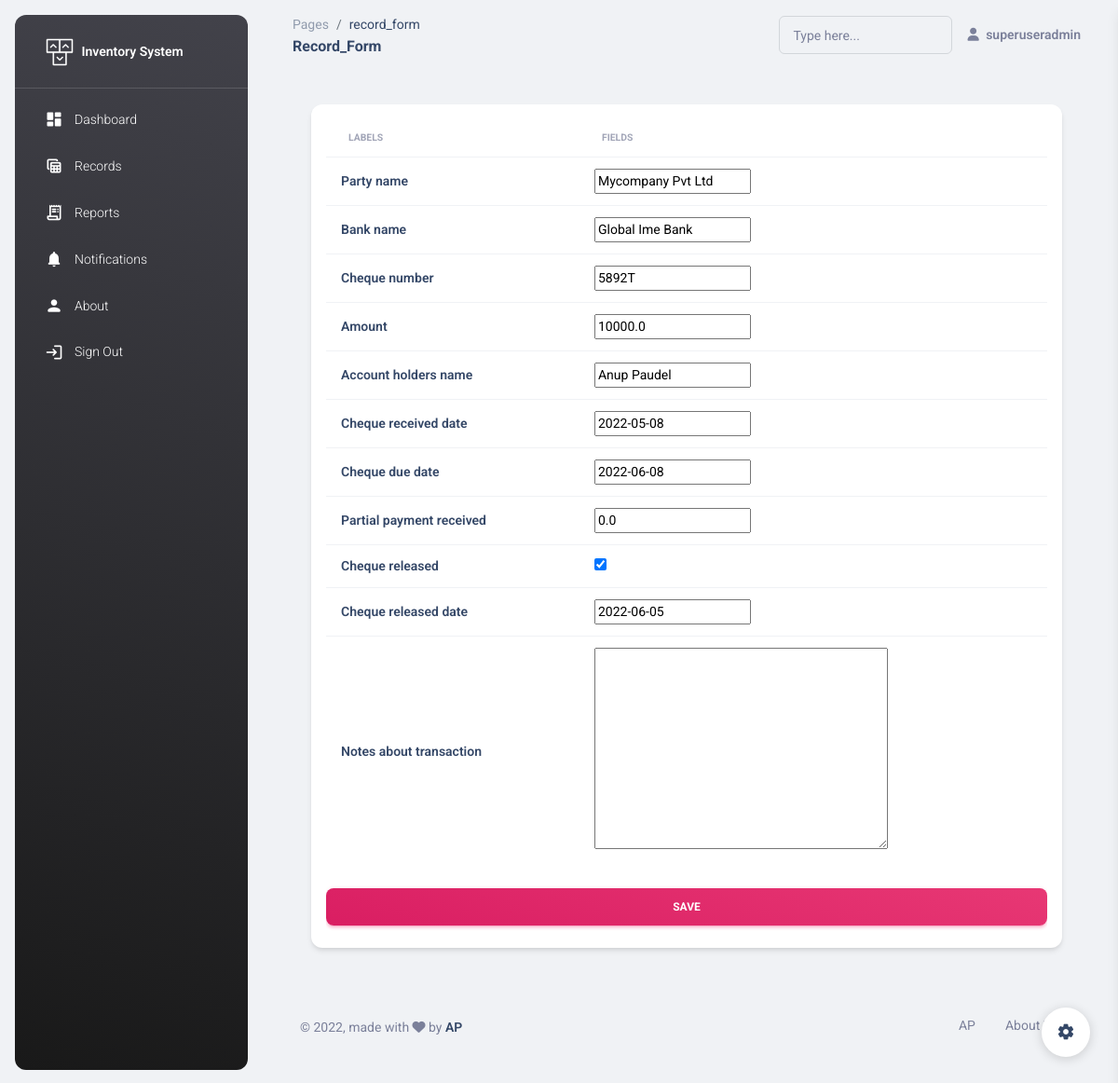
Screenshot of /updaterecord/4/ (signed in) with the database file from the repository.
### main/models.py (models this page shows, shortened)
class chequeInfo(models.Model):
    party_name = models.CharField(max_length=80,null=True, blank=True)
    bank_name = models.CharField(max_length=50, null=True, blank=True)
    cheque_number = models.CharField(max_length=15, null=True, blank=True)
    amount = models.FloatField(null=True, blank=True)
    account_holders_name = models.CharField(max_length=50, null=True, blank=True)
    cheque_received_date = models.DateField()
    cheque_due_date = models.DateField()
    partial_payment_received = models.FloatField(default=0.0)
    cheque_released = models.BooleanField(default=False)
    cheque_released_date = models.DateField(null=True, blank=True)
    notes_about_transaction = models.TextField(null=True, blank=True)

### main/views.py (the view)
# urls.py: path('updaterecord/<str:pk>/', views.updaterecord, name='updaterecord'),
@login_required(login_url='signin')
def updaterecord(request, pk):
    record = chequeInfo.objects.get(id=pk)
    form = chequeInfoForm(instance=record)
    if request.method=="POST":
        form = chequeInfoForm(request.POST, instance=record)
        if form.is_valid():
            form.save()
            return redirect('records')
    context={
        'form':form,
    }
    return render(request,"main/record_form.html", context)

### main/form.py
class chequeInfoForm(ModelForm):
    class Meta:
        model = chequeInfo
        fields = "__all__"

### main/templates/main/record_form.html (shortened to what this page needs)
{% extends 'main/base.html' %}
{% load static %}
    {% block pagename %}
    record_form
    {% endblock pagename %}
    {% block page %}
    Record_Form
    {% endblock page %}
    {% block content %}
    <br> <br> <br>
    <div class="container-fluid py-4">
      <div class="row">
        <div class="container-fluid px-2 px-md-4">
          <div class="card card-body mx-3 mx-md-4 mt-n6">
                <form method="POST" action="" role="form" class="text-start">
                  <div class="table-responsive p-0">
                    <table class="table align-items-center mb-0">
                      <thead>
                        <tr>
                          <th class="text-uppercase text-secondary text-xxs font-weight-bolder opacity-7">Labels</th>
                          <th class="text-uppercase text-secondary text-xxs font-weight-bolder opacity-7">Fields</th>
                        </tr>
                      </thead>
                      <tbody>
                        {% for field in form %}
                      <tr>
                        <td>
                          <div class="d-flex px-2 py-1">
                            <div class="d-flex flex-column justify-content-center">
                              <h6 class="mb-0 text-sm">{{field.label}}</h6>
                            </div>
                          </div>
                        </td>
                        <td>
                          <div class="d-flex px-2 py-1">
                            <div class="d-flex flex-column justify-content-center">
                              <h6 class="mb-0 text-sm">{{field}}</h6>
                            </div>
                          </div>
                        </td>
                      </tr>
                      {% endfor %}
                    </tbody>
                  </table>
                  <div class="text-center">
                    <button type="submit"  class="btn bg-gradient-primary w-100 my-4 mb-2">Save</button>
                  </div>
                </div>
                </form>
          </div>
        </div>
      </div>
    </div>
    {% endblock content %}

### main/templates/main/base.html (shortened to what this page needs)
{% load static %}
<!DOCTYPE html>
<html lang="en">
<head>
  <link href="{% static 'css/nucleo-icons.css' %}" rel="stylesheet" />
  <link href="{% static 'css/nucleo-svg.css' %}" rel="stylesheet" />
  <link id="pagestyle" href="{% static 'css/material-dashboard.css' %}" rel="stylesheet" />
</head>
<body class="g-sidenav-show  bg-gray-200">
  <aside class="sidenav navbar navbar-vertical navbar-expand-xs border-0 border-radius-xl my-3 fixed-start ms-3   bg-gradient-dark" id="sidenav-main">
    <div class="sidenav-header">
      <a class="navbar-brand m-0" href=" {% url 'dashboard'%} " target="_blank">
        <img src="{% static 'img/logo-ct.png' %}" class="navbar-brand-img h-100" alt="main_logo' %}">
        <span class="ms-1 font-weight-bold text-white">Inventory System</span>
      </a>
    </div>
    <hr class="horizontal light mt-0 mb-2">
    <div class="collapse navbar-collapse  w-auto " id="sidenav-collapse-main">
      <ul class="navbar-nav">
        <li class="nav-item">
          <a class="nav-link text-white {% block dlink %}{% endblock dlink%} " href="{% url 'dashboard'%}">
            <div class="text-white text-center me-2 d-flex align-items-center justify-content-center">
              <i class="material-icons opacity-10">dashboard</i>
            </div>
            <span class="nav-link-text ms-1">Dashboard</span>
          </a>
        </li>
        <li class="nav-item">
          <a class="nav-link text-white {% block rlink %}{% endblock rlink%} " href="{% url 'records' %}">
            <div class="text-white text-center me-2 d-flex align-items-center justify-content-center">
              <i class="material-icons opacity-10">table_view</i>
            </div>
            <span class="nav-link-text ms-1">Records</span>
          </a>
        </li>
        <li class="nav-item">
          <a class="nav-link text-white {% block replink %}{% endblock replink%}" href="{% url 'reports'%}">
            <div class="text-white text-center me-2 d-flex align-items-center justify-content-center">
              <i class="material-icons opacity-10">receipt_long</i>
            </div>
            <span class="nav-link-text ms-1">Reports</span>
          </a>
        </li>
        <li class="nav-item">
          <a class="nav-link text-white {% block nlink %}{% endblock nlink%}" href="{% url 'notifications'%}">
            <div class="text-white text-center me-2 d-flex align-items-center justify-content-center">
              <i class="material-icons opacity-10">notifications</i>
            </div>
            <span class="nav-link-text ms-1">Notifications</span>
          </a>
        </li>
        <li class="nav-item">
          <a class="nav-link text-white {% block alink %}{% endblock alink%}" href="{% url 'about'%}">
            <div class="text-white text-center me-2 d-flex align-items-center justify-content-center">
              <i class="material-icons opacity-10">person</i>
            </div>
            <span class="nav-link-text ms-1">About</span>
          </a>
        </li>
        <li class="nav-item">
          <a class="nav-link text-white " href="{% url 'signout'%}">
            <div class="text-white text-center me-2 d-flex align-items-center justify-content-center">
              <i class="material-icons opacity-10">login</i>
            </div>
            <span class="nav-link-text ms-1">Sign Out</span>
          </a>
        </li>
      </ul>
    </div>
  </aside>
  <main class="main-content position-relative max-height-vh-100 h-100 border-radius-lg ">
    <nav class="navbar navbar-main navbar-expand-lg px-0 mx-4 shadow-none border-radius-xl" id="navbarBlur" navbar-scroll="true">
      <div class="container-fluid py-1 px-3">
        <nav aria-label="breadcrumb">
          <ol class="breadcrumb bg-transparent mb-0 pb-0 pt-1 px-0 me-sm-6 me-5">
            <li class="breadcrumb-item text-sm"><a class="opacity-5 text-dark" href="javascript:;">Pages</a></li>
            <li class="breadcrumb-item text-sm text-dark active" aria-current="page">
              {% block pagename %}
              {% endblock pagename %}
            </li>
          </ol>
          <h6 class="font-weight-bolder mb-0">
            {% block page %}
            {% endblock page %}
          </h6>
        </nav>
        <div class="collapse navbar-collapse mt-sm-0 mt-2 me-md-0 me-sm-4" id="navbar">
          <div class="ms-md-auto pe-md-3 d-flex align-items-center">
            <div class="input-group input-group-outline">
              <label class="form-label">Type here...</label>
              <input type="text" class="form-control">
            </div>
          </div>
          <ul class="navbar-nav  justify-content-end">
            <li class="nav-item d-flex align-items-center">
              <a href="javascript:;" class="nav-link text-body font-weight-bold px-0">
                <i class="fa fa-user me-sm-1"></i>
                <span class="d-sm-inline d-none">{{request.user}}</span>
              </a>
            </li>
              </ul>
        </div>
      </div>
    </nav>
      {% block content %}
      {% endblock content %}
    <div class="container-fluid py-4">
      <footer class="footer py-4  ">
        <div class="container-fluid">
          <div class="row align-items-center justify-content-lg-between">
            <div class="col-lg-6 mb-lg-0 mb-4">
              <div class="copyright text-center text-sm text-muted text-lg-start">
                © ,
                made with <i class="fa fa-heart"></i> by
                <a href="https://www.github.com/iamanuppaudel" class="font-weight-bold" target="_blank">AP</a>
              </div>
            </div>
            <div class="col-lg-6">
              <ul class="nav nav-footer justify-content-center justify-content-lg-end">
                <li class="nav-item">
                  <a href="https://www.github.com/iamanuppaudel" class="nav-link text-muted" target="_blank">AP</a>
                </li>
                <li class="nav-item">
                  <a href="https://www.github.com/iamanuppaudel" class="nav-link text-muted" target="_blank">About Us</a>
                </li>
              </ul>
            </div>
          </div>
        </div>
      </footer>
    </div>
  </main>
  <div class="fixed-plugin">
    <a class="fixed-plugin-button text-dark position-fixed px-3 py-2">
      <i class="material-icons py-2">settings</i>
    </a>
  </div>
</body>
</html>

### rows the page displays
chequeInfo: form "Mycompany Pvt Ltd" "Global Ime Bank" "5892T" "10000.0" "Anup Paudel" "2022-05-08" "2022-06-08" "0.0" "☑" "2022-06-05"

### other values shown
{{ request.user }} "superuseradmin"
{{ field.label }} "Party name" "Bank name" "Cheque number" "Amount" "Account holders name" "Cheque received date" "Cheque due date" "Partial payment received" "Cheque released" "Cheque released date" "Notes about transaction"
